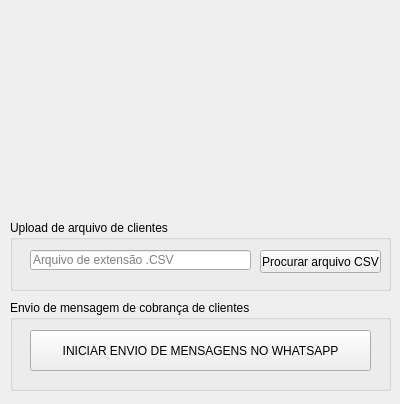
<?xml version="1.0" encoding="UTF-8"?>
<ui version="4.0">
 <class>frmCobranca</class>
 <widget class="QWidget" name="frmCobranca">
  <property name="geometry">
   <rect>
    <x>0</x>
    <y>0</y>
    <width>400</width>
    <height>404</height>
   </rect>
  </property>
  <property name="windowTitle">
   <string>Cobrança de Clientes Whatsapp</string>
  </property>
  <property name="windowIcon">
   <iconset>
    <normaloff>toque.ico</normaloff>toque.ico</iconset>
  </property>
  <widget class="QGroupBox" name="groupBox">
   <property name="geometry">
    <rect>
     <x>10</x>
     <y>220</y>
     <width>381</width>
     <height>71</height>
    </rect>
   </property>
   <property name="title">
    <string>Upload de arquivo de clientes</string>
   </property>
   <widget class="QPushButton" name="btnProcurar">
    <property name="geometry">
     <rect>
      <x>250</x>
      <y>30</y>
      <width>121</width>
      <height>23</height>
     </rect>
    </property>
    <property name="text">
     <string>Procurar arquivo CSV</string>
    </property>
   </widget>
   <widget class="QLineEdit" name="txtFile">
    <property name="geometry">
     <rect>
      <x>20</x>
      <y>30</y>
      <width>221</width>
      <height>20</height>
     </rect>
    </property>
    <property name="placeholderText">
     <string>Arquivo de extensão .CSV</string>
    </property>
   </widget>
  </widget>
  <widget class="QGroupBox" name="groupBox_2">
   <property name="geometry">
    <rect>
     <x>10</x>
     <y>300</y>
     <width>381</width>
     <height>91</height>
    </rect>
   </property>
   <property name="title">
    <string>Envio de mensagem de cobrança de clientes</string>
   </property>
   <widget class="QPushButton" name="btnEnviar">
    <property name="geometry">
     <rect>
      <x>20</x>
      <y>30</y>
      <width>341</width>
      <height>41</height>
     </rect>
    </property>
    <property name="text">
     <string>INICIAR ENVIO DE MENSAGENS NO WHATSAPP</string>
    </property>
   </widget>
  </widget>
  <widget class="QLabel" name="label">
   <property name="geometry">
    <rect>
     <x>80</x>
     <y>0</y>
     <width>241</width>
     <height>211</height>
    </rect>
   </property>
   <property name="text">
    <string/>
   </property>
   <property name="pixmap">
    <pixmap>jardimParaiso.png</pixmap>
   </property>
  </widget>
 </widget>
 <resources/>
 <connections/>
</ui>
